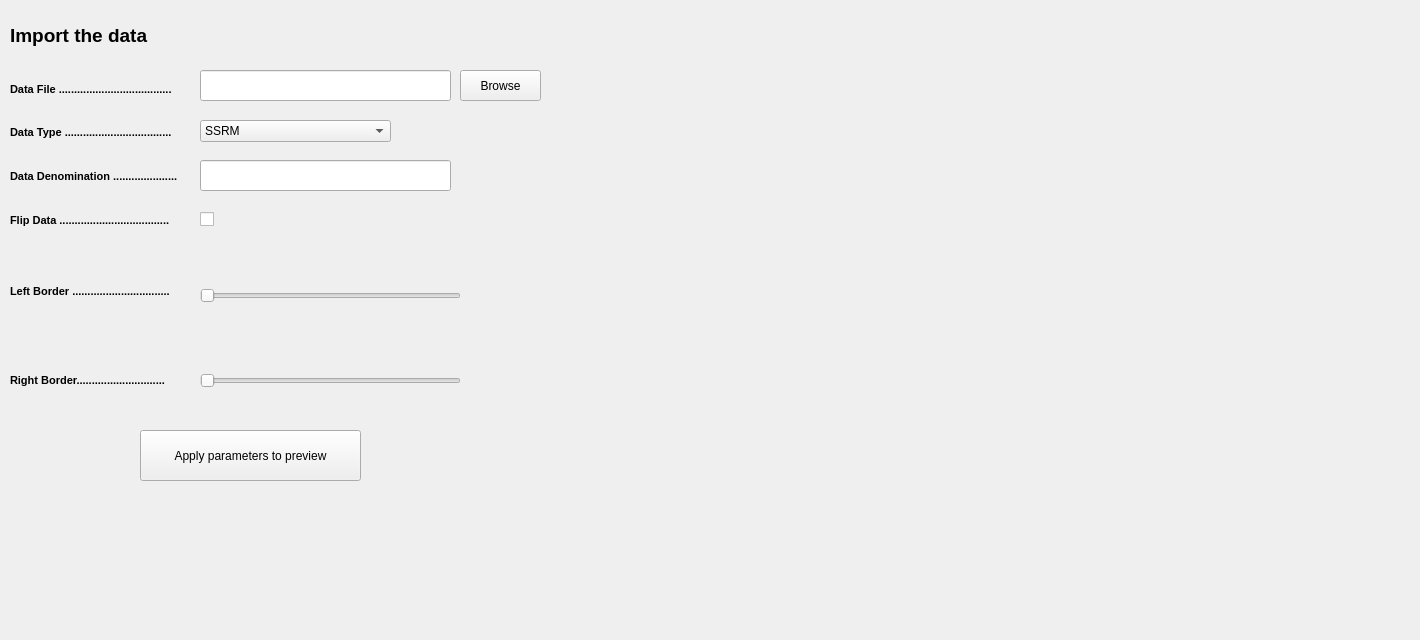
    <widget class="QWidget" name="importMeasurementTab">
     <attribute name="title">
      <string>Import Measurement</string>
     </attribute>
     <widget class="QPushButton" name="applyParametersButton">
      <property name="geometry">
       <rect>
        <x>140</x>
        <y>430</y>
        <width>221</width>
        <height>51</height>
       </rect>
      </property>
      <property name="text">
       <string>Apply parameters to preview</string>
      </property>
     </widget>
     <widget class="QLabel" name="label">
      <property name="geometry">
       <rect>
        <x>10</x>
        <y>20</y>
        <width>611</width>
        <height>31</height>
       </rect>
      </property>
      <property name="font">
       <font>
        <pointsize>14</pointsize>
        <weight>75</weight>
        <bold>true</bold>
       </font>
      </property>
      <property name="text">
       <string>Import the data</string>
      </property>
     </widget>
     <widget class="QLineEdit" name="measurementLineEdit">
      <property name="geometry">
       <rect>
        <x>200</x>
        <y>70</y>
        <width>251</width>
        <height>31</height>
       </rect>
      </property>
     </widget>
     <widget class="QPushButton" name="measurementBrowseButton">
      <property name="geometry">
       <rect>
        <x>460</x>
        <y>70</y>
        <width>81</width>
        <height>31</height>
       </rect>
      </property>
      <property name="text">
       <string>Browse</string>
      </property>
     </widget>
     <widget class="QCheckBox" name="flipDataCheckBox">
      <property name="geometry">
       <rect>
        <x>200</x>
        <y>210</y>
        <width>64</width>
        <height>18</height>
       </rect>
      </property>
      <property name="text">
       <string/>
      </property>
     </widget>
     <widget class="QComboBox" name="dataTypeComboBox">
      <property name="geometry">
       <rect>
        <x>200</x>
        <y>120</y>
        <width>191</width>
        <height>22</height>
       </rect>
      </property>
      <property name="currentText">
       <string>SSRM</string>
      </property>
      <item>
       <property name="text">
        <string>SSRM</string>
       </property>
      </item>
      <item>
       <property name="text">
        <string>Other</string>
       </property>
      </item>
     </widget>
     <widget class="QSlider" name="leftBorderSlider">
      <property name="geometry">
       <rect>
        <x>200</x>
        <y>285</y>
        <width>261</width>
        <height>21</height>
       </rect>
      </property>
      <property name="singleStep">
       <number>1</number>
      </property>
      <property name="orientation">
       <enum>Qt::Horizontal</enum>
      </property>
      <property name="tickPosition">
       <enum>QSlider::NoTicks</enum>
      </property>
      <property name="tickInterval">
       <number>1</number>
      </property>
     </widget>
     <widget class="QSlider" name="rightBorderSlider">
      <property name="geometry">
       <rect>
        <x>200</x>
        <y>370</y>
        <width>261</width>
        <height>21</height>
       </rect>
      </property>
      <property name="orientation">
       <enum>Qt::Horizontal</enum>
      </property>
      <property name="tickPosition">
       <enum>QSlider::NoTicks</enum>
      </property>
      <property name="tickInterval">
       <number>1</number>
      </property>
     </widget>
     <widget class="QLineEdit" name="denominationLineEdit">
      <property name="enabled">
       <bool>true</bool>
      </property>
      <property name="geometry">
       <rect>
        <x>200</x>
        <y>160</y>
        <width>251</width>
        <height>31</height>
       </rect>
      </property>
     </widget>
     <widget class="QLabel" name="dataPathLabel">
      <property name="geometry">
       <rect>
        <x>670</x>
        <y>40</y>
        <width>741</width>
        <height>20</height>
       </rect>
      </property>
      <property name="font">
       <font>
        <weight>75</weight>
        <bold>true</bold>
       </font>
      </property>
      <property name="text">
       <string/>
      </property>
     </widget>
     <widget class="QWidget" name="plotWidget" native="true">
      <property name="geometry">
       <rect>
        <x>550</x>
        <y>50</y>
        <width>851</width>
        <height>581</height>
       </rect>
      </property>
      <widget class="QWidget" name="verticalLayoutWidget">
       <property name="geometry">
        <rect>
         <x>10</x>
         <y>10</y>
         <width>831</width>
         <height>561</height>
        </rect>
       </property>
       <layout class="QVBoxLayout" name="verticalLayout"/>
      </widget>
     </widget>
     <widget class="QLabel" name="leftMinLabel">
      <property name="geometry">
       <rect>
        <x>180</x>
        <y>310</y>
        <width>47</width>
        <height>14</height>
       </rect>
      </property>
      <property name="text">
       <string/>
      </property>
     </widget>
     <widget class="QLabel" name="leftMaxLabel">
      <property name="geometry">
       <rect>
        <x>430</x>
        <y>310</y>
        <width>47</width>
        <height>14</height>
       </rect>
      </property>
      <property name="text">
       <string/>
      </property>
     </widget>
     <widget class="QLabel" name="rightMaxLabel">
      <property name="geometry">
       <rect>
        <x>430</x>
        <y>400</y>
        <width>47</width>
        <height>14</height>
       </rect>
      </property>
      <property name="text">
       <string/>
      </property>
     </widget>
     <widget class="QLabel" name="rightMinLabel">
      <property name="geometry">
       <rect>
        <x>180</x>
        <y>400</y>
        <width>47</width>
        <height>14</height>
       </rect>
      </property>
      <property name="text">
       <string/>
      </property>
     </widget>
     <widget class="QLabel" name="rightSliderValueLabel">
      <property name="geometry">
       <rect>
        <x>200</x>
        <y>350</y>
        <width>61</width>
        <height>16</height>
       </rect>
      </property>
      <property name="text">
       <string/>
      </property>
     </widget>
     <widget class="QLabel" name="leftSliderValueLabel">
      <property name="geometry">
       <rect>
        <x>210</x>
        <y>270</y>
        <width>41</width>
        <height>16</height>
       </rect>
      </property>
      <property name="text">
       <string/>
      </property>
     </widget>
     <widget class="QLabel" name="label_2">
      <property name="geometry">
       <rect>
        <x>10</x>
        <y>70</y>
        <width>191</width>
        <height>38</height>
       </rect>
      </property>
      <property name="font">
       <font>
        <pointsize>8</pointsize>
        <weight>75</weight>
        <bold>true</bold>
       </font>
      </property>
      <property name="text">
       <string>Data File .....................................</string>
      </property>
     </widget>
     <widget class="QLabel" name="label_4">
      <property name="geometry">
       <rect>
        <x>10</x>
        <y>110</y>
        <width>191</width>
        <height>45</height>
       </rect>
      </property>
      <property name="font">
       <font>
        <pointsize>8</pointsize>
        <weight>75</weight>
        <bold>true</bold>
       </font>
      </property>
      <property name="text">
       <string>Data Type ...................................</string>
      </property>
     </widget>
     <widget class="QLabel" name="DataDenominationLabel">
      <property name="geometry">
       <rect>
        <x>10</x>
        <y>150</y>
        <width>191</width>
        <height>53</height>
       </rect>
      </property>
      <property name="font">
       <font>
        <pointsize>8</pointsize>
        <weight>75</weight>
        <bold>true</bold>
       </font>
      </property>
      <property name="text">
       <string>Data Denomination .....................</string>
      </property>
     </widget>
     <widget class="QLabel" name="label_3">
      <property name="geometry">
       <rect>
        <x>10</x>
        <y>200</y>
        <width>191</width>
        <height>41</height>
       </rect>
      </property>
      <property name="font">
       <font>
        <pointsize>8</pointsize>
        <weight>75</weight>
        <bold>true</bold>
       </font>
      </property>
      <property name="text">
       <string>Flip Data ....................................</string>
      </property>
     </widget>
     <widget class="QLabel" name="label_5">
      <property name="geometry">
       <rect>
        <x>10</x>
        <y>250</y>
        <width>181</width>
        <height>83</height>
       </rect>
      </property>
      <property name="font">
       <font>
        <pointsize>8</pointsize>
        <weight>75</weight>
        <bold>true</bold>
       </font>
      </property>
      <property name="text">
       <string>Left Border ................................</string>
      </property>
     </widget>
     <widget class="QLabel" name="rightBorderValueLabel">
      <property name="geometry">
       <rect>
        <x>10</x>
        <y>360</y>
        <width>181</width>
        <height>41</height>
       </rect>
      </property>
      <property name="font">
       <font>
        <pointsize>8</pointsize>
        <weight>75</weight>
        <bold>true</bold>
       </font>
      </property>
      <property name="text">
       <string>Right Border.............................</string>
      </property>
     </widget>
    </widget>
